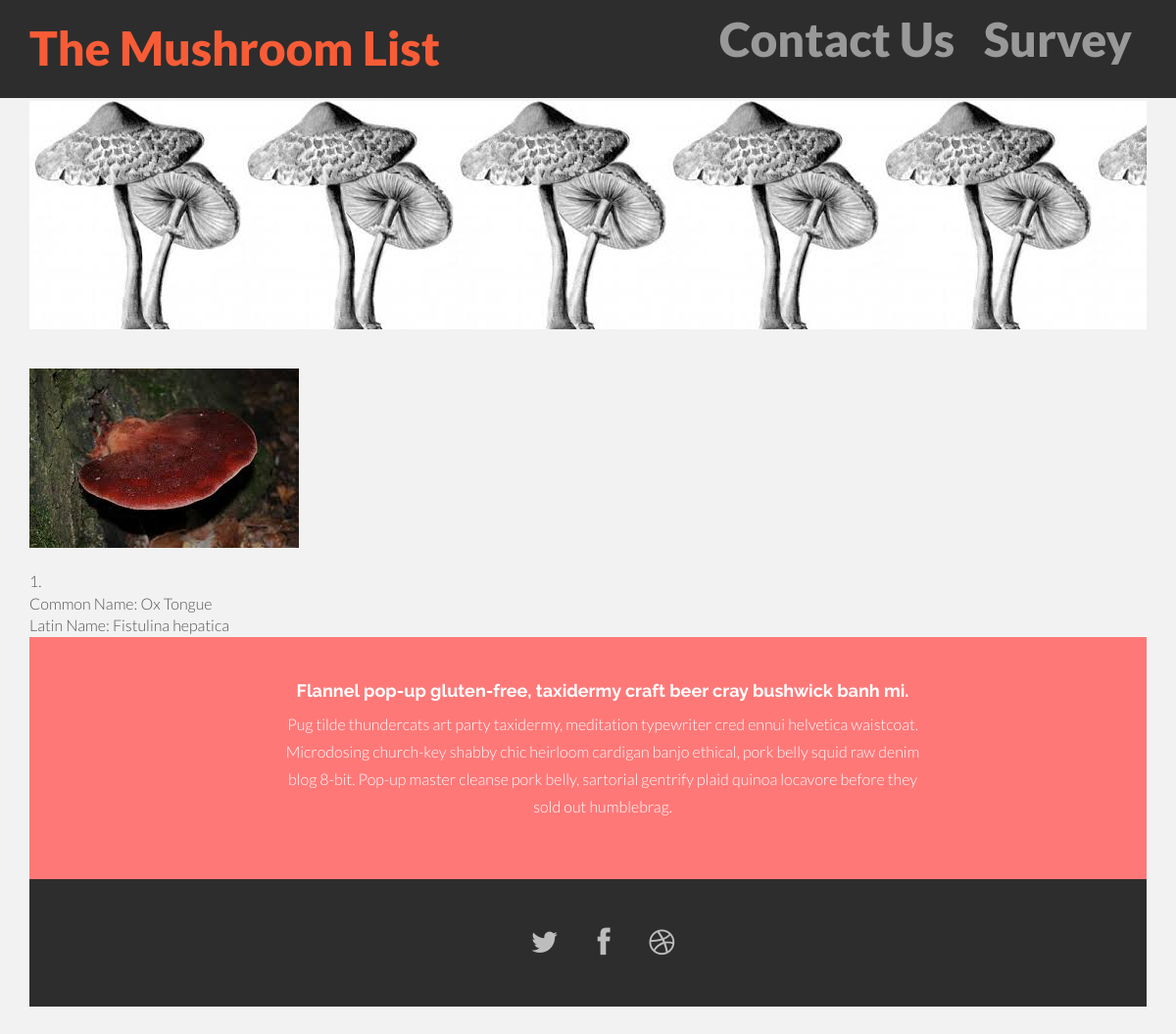
Page /mush_view.php?id=1 on the committed database.
### tables this page shows
create table test_mush
(MushID int unsigned not null auto_increment primary key,
CommonName varchar(50),
LatinName varchar(60)
);

### mush_view.php (the view, shortened to what this page needs)
<?php include 'includes/mush_config.php';?>
<?php include 'includes/mush_header.php';?>
<link rel="stylesheet" type="text/css" href="spot.css">
<?php
if(isset($_GET['id']) && (int)$_GET['id'] > 0 )
{
    $id = (int)$_GET['id'];
}else{
    header('Location: mush_list.php');
}
$sql = "select * from test_mush where MushID=$id";
$iConn = @mysqli_connect(DB_HOST,DB_USER,DB_PASSWORD,DB_NAME) or die(myerror(__FILE__,__LINE__,mysqli_connect_error()));
$result = mysqli_query($iConn,$sql) or die(myerror(__FILE__,__LINE__,mysqli_error($iConn)));
if (mysqli_num_rows($result) > 0)
{
    while ($row = mysqli_fetch_assoc($result))
    {
       echo '<img src="upload/mush' . $id . '.jpg" />' . "<br />" . "<br />";
       echo $row['MushID'] . '. ' . "<br />" . 'Common Name: '. $row['CommonName'] . "<br />";
       echo 'Latin Name: '. $row['LatinName'];
    }
}else{
    echo '<div align="center">What! No mushrooms?  There must be a mistake!!</div>';
}
?>
<br />
<?php include 'includes/mush_footer.php';?>

### assets/css/mush.css (style rules this page uses)
body { background-color: #f2f2f2; font-family: "Lato"; font-weight: 300; font-size: 16px; color: #555; -webkit-font-smoothing: antialiased; -webkit-overflow-scrolling: touch; padding: 103px 30px 30px 30px; }

### rows in the picture
test_mush: MushID "1", CommonName "Ox Tongue", LatinName "Fistulina hepatica"

### other values in the picture
$label "Contact Us"
$label "Survey"
